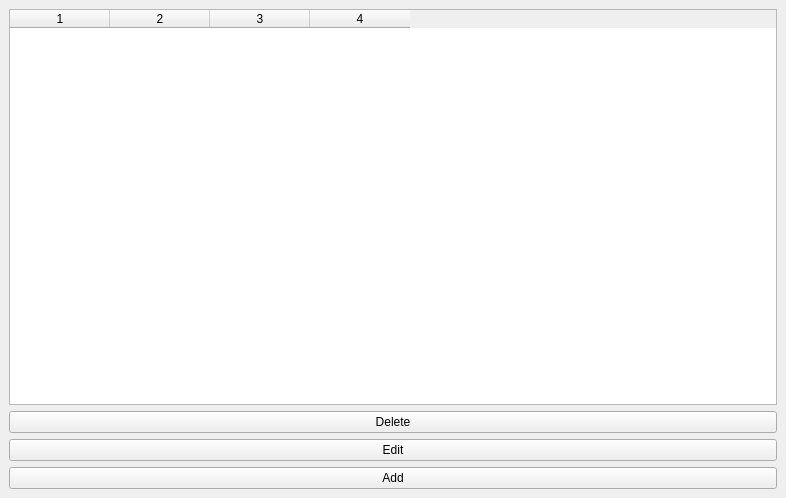
<?xml version="1.0" encoding="UTF-8"?>
<ui version="4.0">
 <class>MainWindow</class>
 <widget class="QMainWindow" name="MainWindow">
  <property name="geometry">
   <rect>
    <x>0</x>
    <y>0</y>
    <width>786</width>
    <height>498</height>
   </rect>
  </property>
  <property name="windowTitle">
   <string>MainWindow</string>
  </property>
  <widget class="QWidget" name="centralwidget">
   <layout class="QVBoxLayout" name="verticalLayout">
    <item>
     <widget class="QTableWidget" name="tableWidget">
      <property name="selectionBehavior">
       <enum>QAbstractItemView::SelectRows</enum>
      </property>
      <property name="columnCount">
       <number>4</number>
      </property>
      <column/>
      <column/>
      <column/>
      <column/>
     </widget>
    </item>
    <item>
     <widget class="QPushButton" name="btnDelete">
      <property name="text">
       <string>Delete</string>
      </property>
     </widget>
    </item>
    <item>
     <widget class="QPushButton" name="btnEdit">
      <property name="text">
       <string>Edit</string>
      </property>
     </widget>
    </item>
    <item>
     <widget class="QPushButton" name="btnAdd">
      <property name="text">
       <string>Add</string>
      </property>
     </widget>
    </item>
   </layout>
  </widget>
 </widget>
 <resources/>
 <connections/>
</ui>
